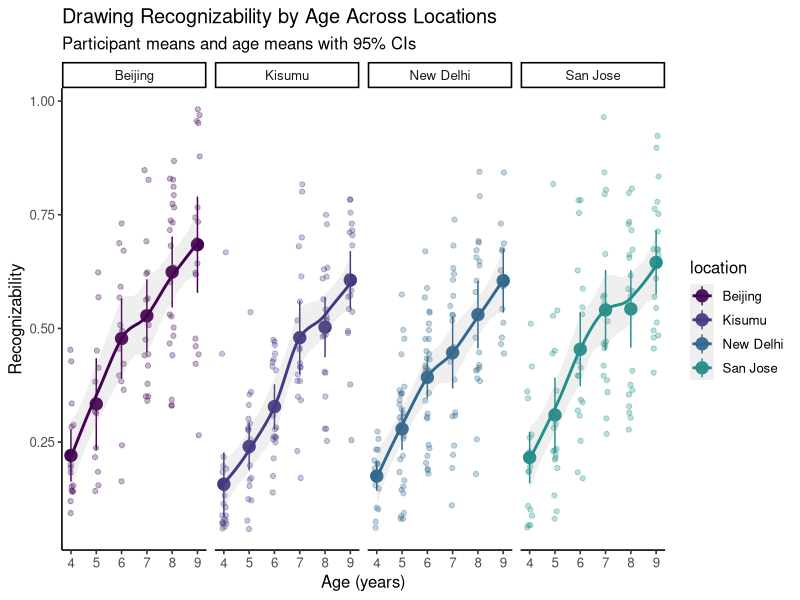
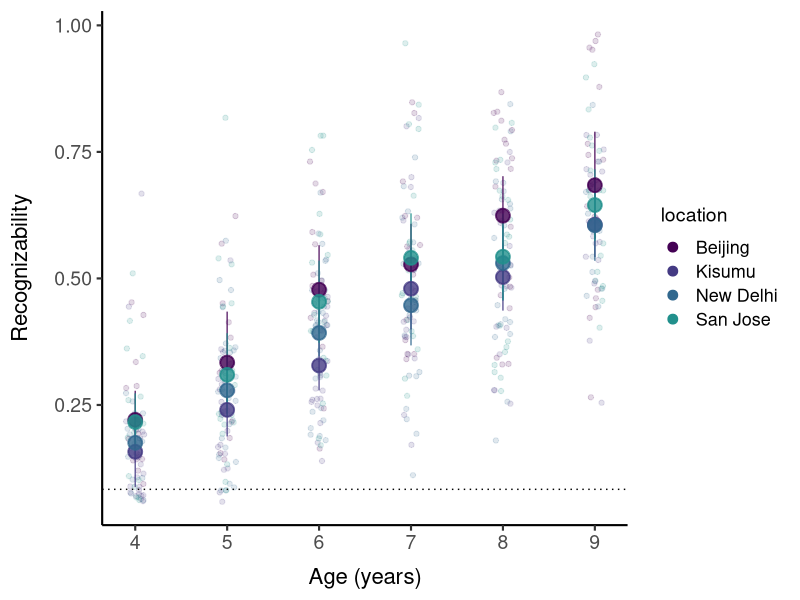
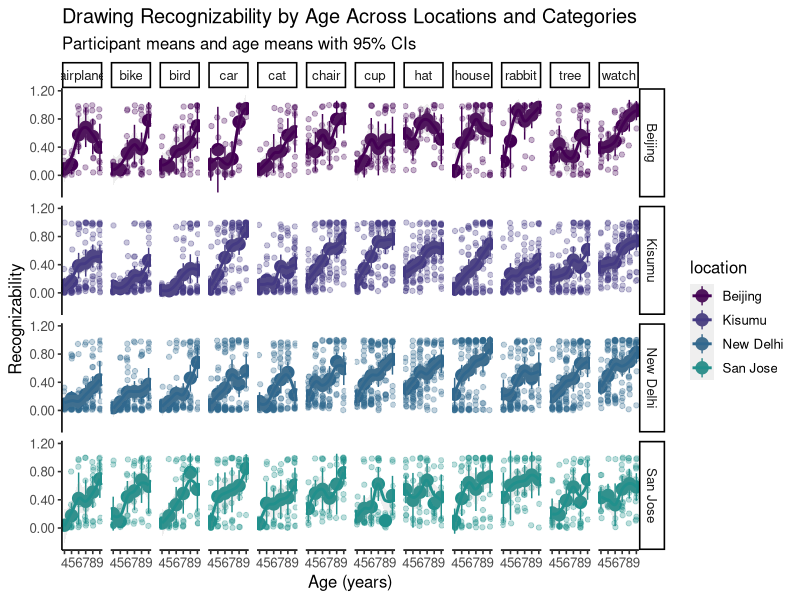
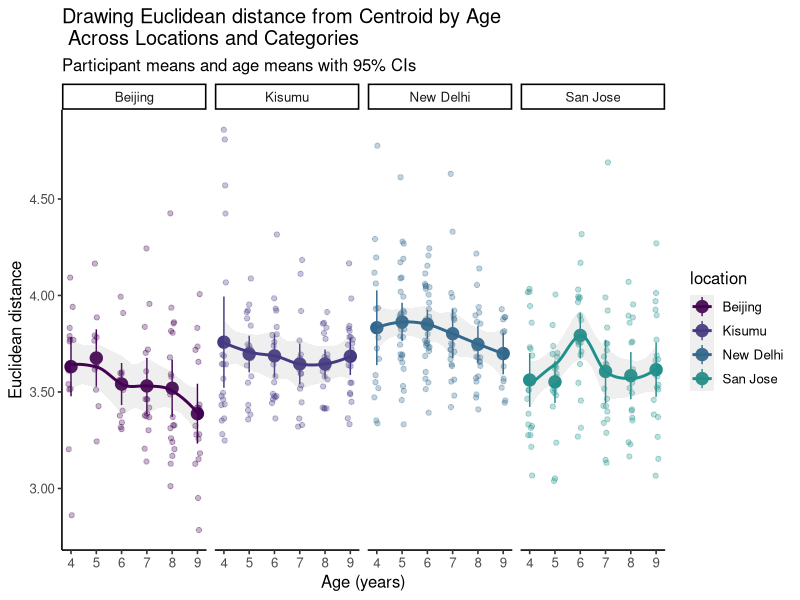
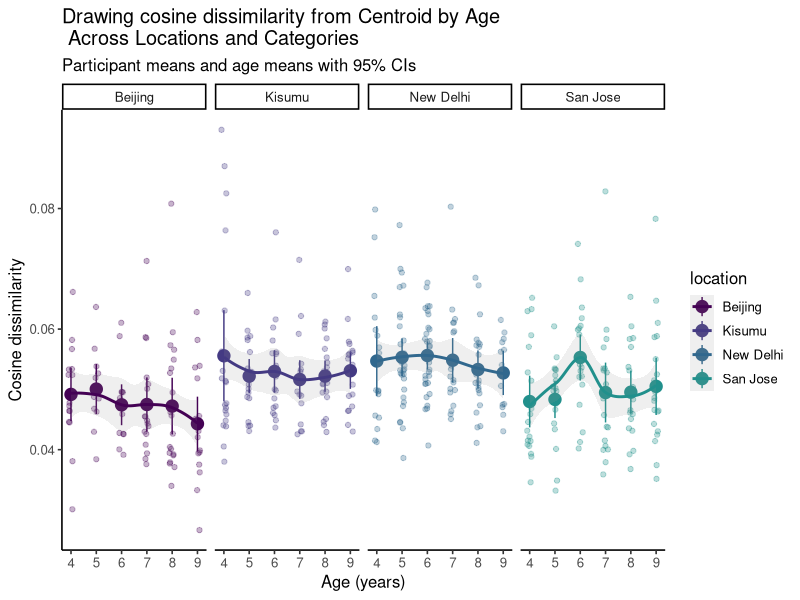
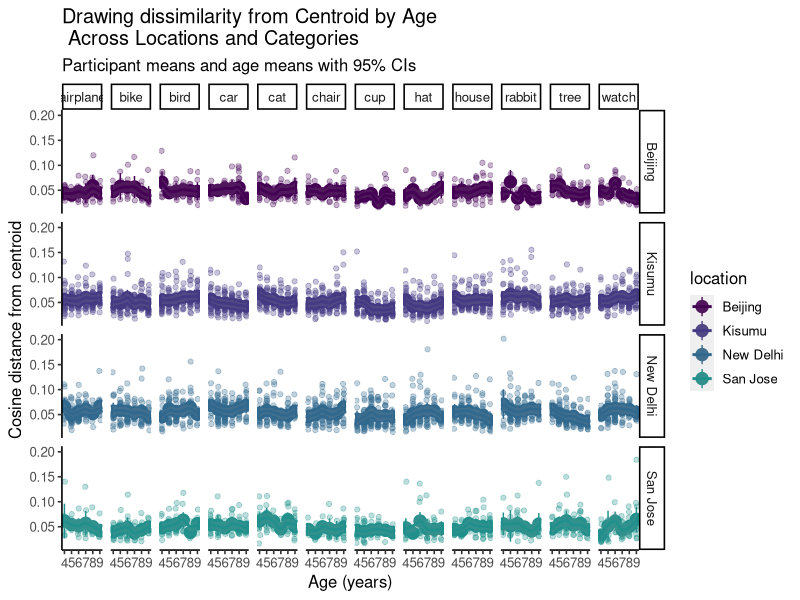
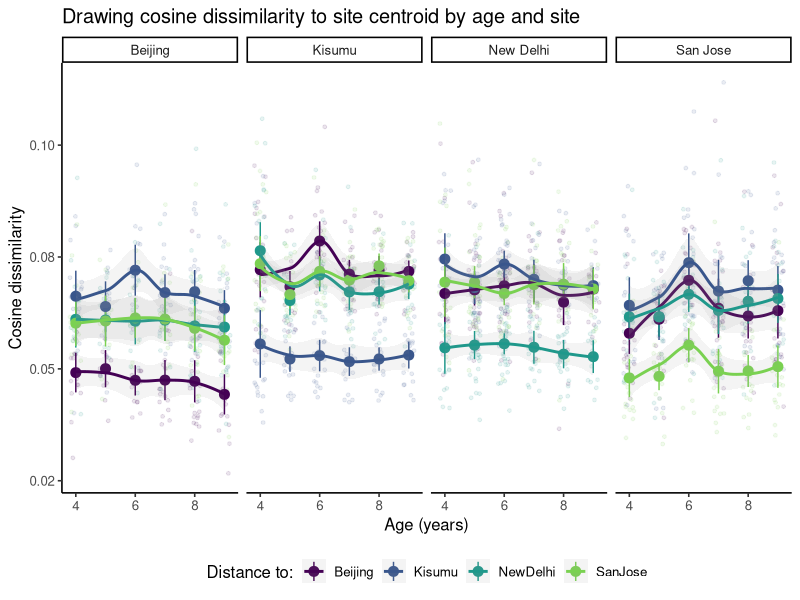
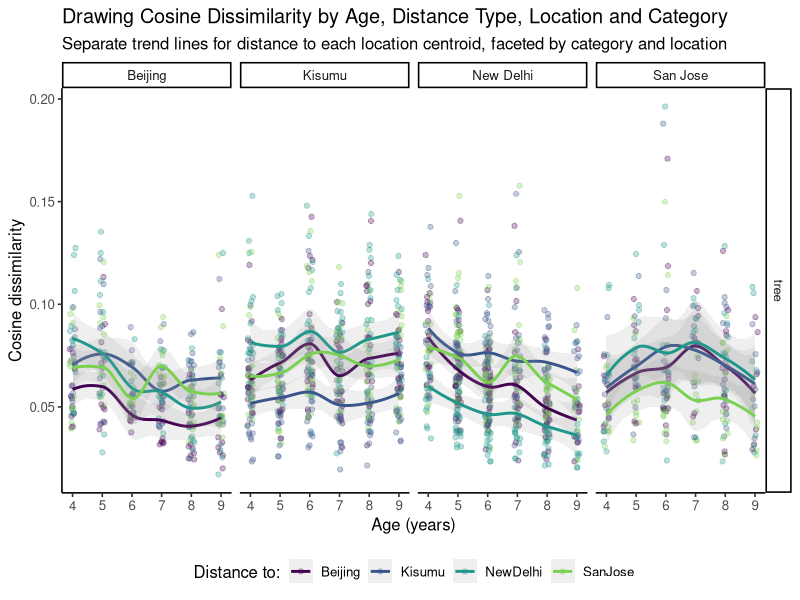

R code for these plots, in order:
## ---- chunk 1
library(tidyverse)
library(readr)
library(scales)
library(viridis)
library(here)
library(stringr)
## ---- chunk 2
# Helper function to summarize data
summarized_data <- function(data, x_var, y_var, group_var) {
  return(data %>%
           group_by_at(c(x_var, group_var)) %>%
           summarise(mean_value = mean(.data[[y_var]], na.rm = TRUE),
                     sd_value = sd(.data[[y_var]], na.rm = TRUE),
                     n = n(),
                     se = sd_value / sqrt(n()),
                     ci_lower = mean_value - qt(1 - (0.05 / 2), n - 1) * se,
                     ci_upper = mean_value + qt(1 - (0.05 / 2), n - 1) * se,
                     .groups = 'drop')
  )
}

# Flexible age plot function
age_plot <- function(df_participant, 
                     df_summary, 
                     x_var = "age", 
                     y_var, 
                     group_var = "location",
                     facet_var = NULL,
                     plot_title,
                     plot_subtitle = "Participant means and age means with 95% CIs",
                     y_label,
                     y_format = "number", # "percent" or "number"
                     smooth_method = "loess") {
  
  # Create base plot with participant-level data
  p <- ggplot(data = df_participant, 
              aes_string(color = group_var, x = x_var, y = y_var)) +
    # Participant-level means
    geom_jitter(alpha = 0.3, size = 1.5, width = 0.1) +
    # Age-level means with 95% CI
    geom_pointrange(data = df_summary,
                    aes(x = .data[[x_var]], 
                        y = mean_value,
                        ymin = ci_lower, 
                        ymax = ci_upper), 
                    size = 0.8) +
    # Smoothed trend
    geom_smooth(aes_string(x = x_var, y = y_var),
                method = smooth_method, se = TRUE, alpha = 0.15)
  #+coord_cartesian(ylim = c(NA, 1))
  
  # Add faceting - all plots in single row
  if (!is.null(facet_var)) {
    if (length(facet_var) == 1) {
      p <- p + facet_wrap(as.formula(paste("~", facet_var)), 
                          scales = "free_x", nrow = 1)
    } else if (length(facet_var) == 2) {
      p <- p + facet_grid(as.formula(paste(facet_var[1], "~", facet_var[2])), 
                          scales = "free_x")
    }
  } else {
    p <- p + facet_wrap(as.formula(paste("~", group_var)), nrow = 1)
  }
  
  # Format y-axis
  if (y_format == "percent") {
    p <- p + scale_y_continuous(labels = percent_format(accuracy = 1))
  } else {
    p <- p + scale_y_continuous(labels = number_format(accuracy = 0.01))
  }
  
  # Add labels and theme
  p <- p +
    labs(
      title = plot_title,
      subtitle = plot_subtitle,
      x = "Age (years)",
      y = y_label
    ) +
    scale_color_viridis_d(begin = 0, end = 0.5) +
    theme_classic(base_size = 12)
  
  # Add correlation if single facet
  #if (is.null(facet_var) || length(facet_var) == 1) {
  #  p <- p + ggpubr::stat_cor(alpha = 0.4)
  #}
  
  return(p)
}
## ---- chunk 3
df <- read.csv(here("data/clip_recognizability.csv")) |>
  filter(drawing_category %in% c("airplane", "bike", "bird", "hat", "rabbit", "watch",
                                 "cat", "house", "cup", "chair", "tree", "car")) |>
  group_by(location, age) |>
  filter(n_distinct(participant_id) > 3) |>
  mutate(location = case_when(
    location == "India" ~ "New Delhi",
    location == "USA" ~ "San Jose",
    TRUE ~ location
  )) |>
    rename(distance_SanJose = distance_USA,
         distance_NewDelhi = distance_India) 

## ---- chunk 4
library(dplyr)
library(ggplot2)
library(scales)   # percent_format

# 1) participant‑level means
df_part <- df %>% 
  group_by(participant_id, age, location) %>%  # keep location for facets
  summarise(
    recognizability = mean(recognizability, na.rm = TRUE),
    across(starts_with("distance"), ~ mean(.x, na.rm = TRUE)),
    .groups = "drop"
  ) %>%
  filter(age < 10)

# 2) age‑wise mean + CI within each location
df_age_rec <- summarized_data(df_part, "age", "recognizability", "location")

# Create recognizability plots
rec.plot1 <- age_plot(
  df_participant = df_part,
  df_summary = df_age_rec,
  y_var = "recognizability",
  plot_title = "Drawing Recognizability by Age Across Locations",
  y_label = "Recognizability",
  y_format = "number"
)

df_part_cat <- df |>
  group_by(participant_id, age, location, drawing_category) |>
   summarise(recognizability = mean(recognizability, na.rm = TRUE),
            across(starts_with("distance"), ~ mean(.x, na.rm = TRUE)),
            .groups = "drop") |> filter(age < 10)

df_age_cat <- summarized_data(df_part_cat, "age", "recognizability", c("location", "drawing_category"))

rec.plot2 <- age_plot(
  df_participant = df_part_cat,
  df_summary = df_age_cat,
  y_var = "recognizability",
  plot_title = "Drawing Recognizability by Age Across Locations and Categories",
  plot_subtitle = "Participant means and age means with 95% CIs",
  y_label = "Recognizability",
  facet_var=c("location", "drawing_category"),
  y_format = "number"
)
## ---- chunk 5
rec.plot1
ggsave(here("data/figures/recognizability.svg"),rec.plot1, bg="white", device="pdf")
## ---- chunk 6
rec_single <- ggplot(data = df_part, 
            aes(color = location, x = age, y = recognizability)) +
  geom_jitter(alpha = 0.15, size = 1.5, width = 0.1) +
  geom_pointrange(data = df_age_rec,
                  aes(x = age, 
                      y = mean_value,
                      ymin = ci_lower, 
                      ymax = ci_upper,
                      color=location), 
                  size = 1,
                  alpha=0.8,
                  show.legend = FALSE) +
  scale_y_continuous(labels = number_format(accuracy = 0.01)) +
  scale_color_viridis_d(begin = 0, end = 0.5) +
  labs(
    x = "Age (years)",
    y = "Recognizability"
  ) +
  geom_hline(yintercept=1/12, linetype="dotted") + 
  theme_classic(base_size = 16) +
  guides(color = guide_legend(override.aes = list(alpha = 1, size = 3))) +
  theme(
    axis.title.y = element_text(margin = margin(r = 16)),
    axis.title.x = element_text(margin = margin(t = 10)),
    plot.title = element_text(size = 18),
    axis.title = element_text(size = 16),
    axis.text = element_text(size = 14),
    legend.text = element_text(size = 13),
    legend.title = element_text(size = 14)
  )
ggsave(here("data/figures/recognizability_single.svg"), rec_single, bg="white", device="pdf", width=8, height=8)
rec_single
## ---- chunk 7
rec.plot2
ggsave(here("data/figures/recognizability_by_category_sites.png"),rec.plot2,width = 20, height=10, bg="white")
## ---- chunk 8
# For distance plot with categories:
df_age_dist <- summarized_data(df_part, "age", "distance", c("location"))
df_age_dist_euclidean <- summarized_data(df_part, "age", "distance_euclidean", c("location"))
df_age_dist_cat <- summarized_data(df_part_cat, "age", "distance", c("location", "drawing_category"))

centroid.plot1 <- age_plot(
  df_participant = df_part,
  df_summary = df_age_dist_euclidean,
  y_var = "distance_euclidean",
  plot_title = "Drawing Euclidean distance from Centroid by Age\n Across Locations and Categories",
  y_label = "Euclidean distance",
  y_format = "number"
)

centroid.plot2 <- age_plot(
  df_participant = df_part,
  df_summary = df_age_dist,
  y_var = "distance",
  plot_title = "Drawing cosine dissimilarity from Centroid by Age\n Across Locations and Categories",
  y_label = "Cosine dissimilarity",
  y_format = "number"
)

centroid.plot3 <- age_plot(
  df_participant = df_part_cat,
  df_summary = df_age_dist_cat,
  y_var = "distance",
  plot_title = "Drawing dissimilarity from Centroid by Age\n Across Locations and Categories",
  plot_subtitle = "Participant means and age means with 95% CIs",
  y_label = "Cosine distance from centroid",
  facet_var=c("location", "drawing_category"),
  y_format = "number"
)
## ---- chunk 9
centroid.plot1
## ---- chunk 10
centroid.plot2
ggsave(here("data/figures/centroid_distance_sites.png"),centroid.plot2, bg="white")
## ---- chunk 11
centroid.plot3
ggsave(here("data/figures/centroid_distance_by_category_sites.png"),centroid.plot3,width = 20, height=10, bg="white")
## ---- chunk 12
df_long <- df_part %>%
  select(location, age, participant_id, 
         distance_Beijing, distance_SanJose, distance_NewDelhi, distance_Kisumu) %>%
  pivot_longer(cols = starts_with("distance_"), 
               names_to = "distance_type", 
               values_to = "distance_value") %>%
  mutate(distance_type = gsub("distance_", "", distance_type))

df_site_dist <- summarized_data(df_long, "age", "distance_value", c("location", "distance_type"))

# Create the plot
plot.site.age <- ggplot(data = df_long, 
       aes(x = age, y = distance_value, color = distance_type)) +
  # Individual participant points
  geom_jitter(alpha = 0.1, size = 1, width = 0.2) +
  geom_pointrange(data = df_site_dist,
                    aes(x = age, 
                        y = mean_value,
                        ymin = ci_lower, 
                        ymax = ci_upper), 
                    size = 0.6) +  # Smoothed trend lines for each distance type
  geom_smooth(method = "loess", se = TRUE, alpha = 0.1) +
  # Facet by location
  facet_wrap(~location, nrow = 1, scales = "free_x") +
  # Format y-axis
  scale_y_continuous(labels = number_format(accuracy = 0.01)) +
  # Color scale
  scale_color_viridis_d(name = "Distance to:", 
                        begin = 0, end = 0.8) +
  # Labels and theme
  labs(
    title = "Drawing cosine dissimilarity to site centroid by age and site",
    x = "Age (years)",
    y = "Cosine dissimilarity"
  ) +
  theme_classic(base_size = 12) +
  theme(legend.position = "bottom")
plot.site.age
ggsave(here("figures/centroid_crosssite.png"), plot.site.age)
## ---- chunk 13
df_long <- df %>%
  select(location, age, participant_id, drawing_category, 
         distance_Beijing, distance_SanJose, distance_NewDelhi, distance_Kisumu) %>%
  pivot_longer(cols = starts_with("distance_"), 
               names_to = "distance_type", 
               values_to = "distance_value") %>%
  mutate(distance_type = gsub("distance_", "", distance_type))


# Create the plot
ggplot(data = df_long |> filter(drawing_category %in% c("tree")),
       aes(x = age, y = distance_value, color = distance_type)) +
  # Individual participant points
  geom_jitter(alpha = 0.3, size = 1.5, width = 0.1) +
  # Smoothed trend lines for each distance type
  geom_smooth(method = "loess", se = TRUE, alpha = 0.15) +
  # Facet by location and category
  facet_grid(drawing_category ~ location, scales = "free_x") +
  # Format y-axis
  scale_y_continuous(labels = number_format(accuracy = 0.01)) +
  # Color scale
  scale_color_viridis_d(name = "Distance to:", 
                        begin = 0, end = 0.8) +
  # Labels and theme
  labs(
    title = "Drawing Cosine Dissimilarity by Age, Distance Type, Location and Category",
    subtitle = "Separate trend lines for distance to each location centroid, faceted by category and location",
    x = "Age (years)",
    y = "Cosine dissimilarity"
  ) +
  theme_classic(base_size = 12) +
  theme(legend.position = "bottom")
## ---- chunk 14

# First, check what the unique values are to know what you're selecting
#unique(df$drawing_category)  # to see category options
#unique(df$location)          # to see location options
#target_category <- sort(unique(df$drawing_category))[1]  # first category
#target_location <- sort(unique(df$location))[1]          # first location

# Filter and reshape data for the specific facet
#df_filtered <- df %>%
#  # filter(drawing_category == target_category, 
#  #        location == target_location) %>%
#   select(location, age, participant_id, drawing_category, 
#          distance_Beijing, distance_Kisumu, distance_SanJose, distance_NewDelhi) %>%
#   pivot_longer(cols = starts_with("distance_"), 
#                names_to = "distance_type", 
#                values_to = "distance_value") %>%
#   mutate(distance_type = gsub("distance_", "", distance_type))
# 
# # Create the zoomed plot for just this facet
# ggplot(data = df_filtered, 
#        aes(x = age, y = distance_value, color = distance_type)) +
#   # Individual participant points
#   geom_jitter(alpha = 0.5, size = 2, width = 0.1) +
#   # Smoothed trend lines for each distance type
#   geom_smooth(method = "loess", se = TRUE, alpha = 0.2, size = 1.2) +
#   # Format y-axis
#   scale_y_continuous(labels = number_format(accuracy = 0.01)) +
#   # Color scale
#   scale_color_viridis_d(name = "Distance to:", 
#                         begin = 0, end = 0.8) +
#   # Labels and theme
#   labs(
#     title = paste0("Drawing Cosine Dissimilarity: ", target_category, " in ", target_location),
#     subtitle = "Zoomed view of single facet with trend lines for each distance type",
#     x = "Age (years)",
#     y = "Cosine dissimilarity"
#   ) +
#   theme_classic(base_size = 14) +
#   theme(legend.position = "right")
#   # Optional: add correlation statistics
#   # ggpubr::stat_cor(aes(label = paste(..rr.label.., ..p.label.., sep = "~`,`~")), 
#   #                  label.x.npc = "left", label.y.npc = "top", size = 3)
